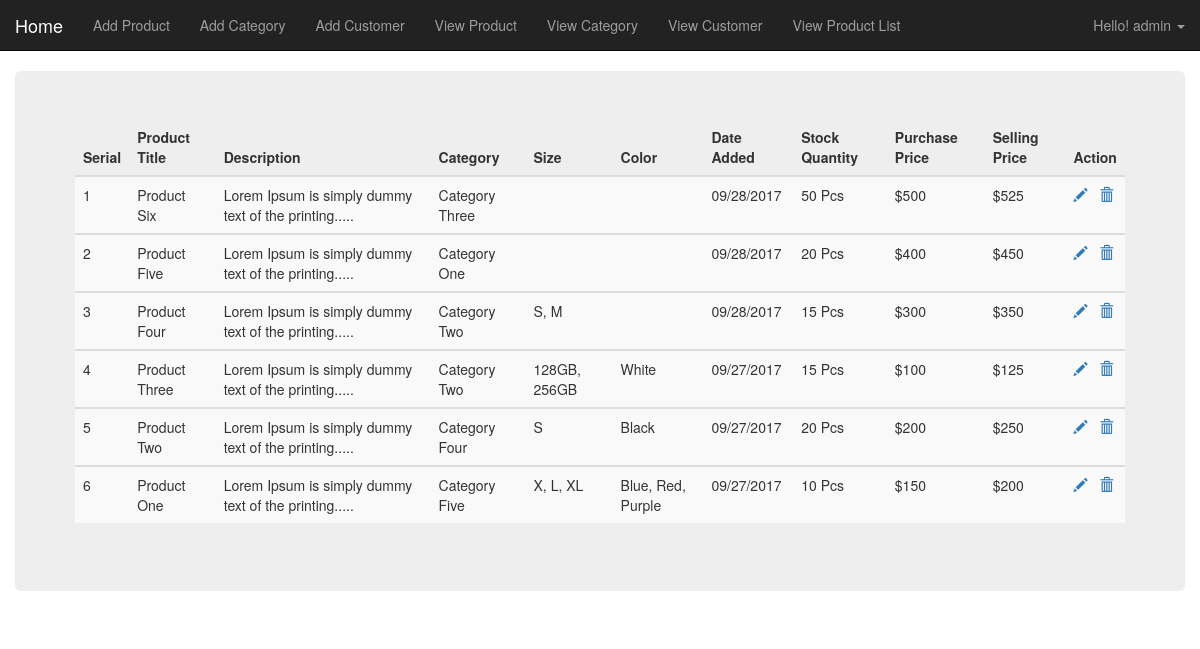
The app's page /view-product.php (signed in) with its own data.
### tables this page shows
CREATE TABLE `tbl_product` (
  `id` int(11) NOT NULL,
  `title` varchar(255) NOT NULL,
  `description` text NOT NULL,
  `catId` int(11) NOT NULL,
  `size` varchar(255) NOT NULL,
  `color` varchar(255) NOT NULL,
  `entrydate` varchar(255) NOT NULL,
  `stock` int(11) NOT NULL,
  `purchase` float NOT NULL,
  `sell` float NOT NULL
);

CREATE TABLE `tbl_category` (
  `catId` int(11) NOT NULL,
  `catName` varchar(50) NOT NULL
);

### lib/Session.php (called while the page is built, shortened)
<?php
  class Session{
   public static function get($key){
    if (isset($_SESSION[$key])) {
     return $_SESSION[$key];
    } else {
     return false;
    }
   }
  }
?>

### lib/Database.php (called while the page is built, shortened)
<?php
    Class Database{
     public $host   = DB_HOST;
     public $user   = DB_USER;
     public $pass   = DB_PASS;
     public $dbname = DB_NAME;
     public $link;
    private function connectDB(){
     $this->link = new mysqli($this->host, $this->user, $this->pass,
      $this->dbname);
     }
    public function select($query){
      $result = $this->link->query($query) or
       die($this->link->error.__LINE__);
      if($result->num_rows > 0){
        return $result;
      } else {
        return false;
      }
     }
    }
?>

### classes/Product.php (called while the page is built, shortened)
<?php
	include_once ('lib/Database.php');
	include_once ('helper/Format.php');
?>
<?php
	class Product
	{
		private $db;
		public function __construct()
		{
			$this->db = new Database();
		}
		public function getAllProduct(){
			$query = "SELECT tbl_product.*, tbl_category.catName
					  FROM tbl_product
					  INNER JOIN tbl_category
					  ON
					  tbl_product.catId = tbl_category.catId
					  ORDER BY
					  tbl_product.id DESC";
			$result = $this->db->select($query);
			return $result;
		}
}
?>

### helper/Format.php (called while the page is built, shortened)
<?php
    class Format{
     public function textShorten($text, $limit = 400){
      $text = $text. " ";
      $text = substr($text, 0, $limit);
      $text = substr($text, 0, strrpos($text, ' '));
      $text = $text.".....";
      return $text;
     }
    }
?>

### view-product.php (the view, shortened to what this page needs)
<?php
    include 'inc/header.php';
    include 'classes/Product.php';
    include_once 'helper/Format.php';
    $fm = new Format();
    $product = new Product();
 ?>
<div class="container-fluid">
  <div class="row">
    <div class="col-lg-12">
      <div class="jumbotron">
      <?php
        $getProduct = $product->getAllProduct();
        if (!$getProduct){
          ?>
          <div class="panel panel-body text-center">
            <h2>No Products Available</h2>
          </div>
          <?php
        } else {
          ?>
          <table class="table table-striped">
            <thead>
              <tr>
                <th>Serial</th>
                <th>Product Title</th>
                <th>Description</th>
                <th>Category</th>
                <th>Size</th>
                <th>Color</th>
                <th>Date Added</th>
                <th>Stock Quantity</th>
                <th>Purchase Price</th>
                <th>Selling Price</th>
                <th>Action</th>
              </tr>
            </thead>
          <?php
          $i = 0;
          while ($result = $getProduct->fetch_assoc()) {
            $i++;
      ?>
      <tbody>
        <tr>
          <td><?php echo $i; ?></td>
          <td><?php echo $result['title']; ?></td>
          <td><?php echo $fm->textShorten($result['description'], 50); ?></td>
          <td><?php echo $result['catName']; ?></td>
          <td><?php echo $result['size']; ?></td>
          <td><?php echo $result['color']; ?></td>
          <td><?php echo $result['entrydate']; ?></td>
          <td><?php echo $result['stock']; ?> Pcs</td>
          <td>$<?php echo $result['purchase']; ?></td>
          <td>$<?php echo $result['sell']; ?></td>
          <td>
            <a href="edit-product.php?pId=<?php echo $result['id']; ?>">
              <span class="glyphicon glyphicon-pencil" aria-hidden="true"></span>
            </a>
            <a onclick="return confirm('Are you sure to delete?')" href="?delproduct=<?php echo $result['id']; ?>">
              <span class="glyphicon glyphicon-trash" aria-hidden="true"></span>
            </a>
          </td>
          <?php
            }
        }
          ?>
        </tr>
      </tbody>
    </table>
    </div>
  </div>
</div>
<?php include 'inc/footer.php'; ?>

### inc/header.php (shortened to what this page needs)
<?php
    include 'lib/Session.php';
?>
<!DOCTYPE html>
<html lang="en">
  <head>
    <link href="css/bootstrap.min.css" rel="stylesheet">
    <link rel="stylesheet" href="css/jquery-ui.css">
    <link rel="stylesheet" href="css/bootstrap-tokenfield.css">
  </head>
  <body>
    <nav class="navbar navbar-inverse navbar-static-top">
  <div class="container-fluid">
    <div class="navbar-header">
      <a class="navbar-brand" href="index.php">Home</a>
    </div>
    <div class="collapse navbar-collapse" id="bs-example-navbar-collapse-1">
      <ul class="nav navbar-nav">
        <?php
          if(Session::get('type') == 'Admin'){
        ?>
        <li><a href="add-product.php">Add Product</a></li>
        <li><a href="add-category.php">Add Category</a></li>
        <li><a href="add-customer.php">Add Customer</a></li>
        <li><a href="view-product.php">View Product</a></li>
        <li><a href="view-category.php">View Category</a></li>
        <li><a href="view-customer.php">View Customer</a></li>
        <li><a href="view-product-list.php">View Product List</a></li>
        <?php
          }else{
        ?>
          <li><a href="view-product-list.php">View Product List</a></li>
        <?php
          }
        ?>
      </ul>
      <ul class="nav navbar-nav navbar-right">
        <li class="dropdown">
          <a href="#" class="dropdown-toggle" data-toggle="dropdown" role="button" aria-haspopup="true" aria-expanded="false">Hello! <?php echo Session::get('user'); ?> <span class="caret"></span></a>
        </li>
      </ul>
    </div>
  </div>
</nav>

### inc/footer.php (shortened to what this page needs)
  </body>
</html>

### records on screen
tbl_product: title "Product Six", description "Lorem Ipsum is simply dummy text of the printing.....", catId.catName "Category Three", entrydate "09/28/2017", stock "50", purchase "500", sell "525"
tbl_product: title "Product Five", description "Lorem Ipsum is simply dummy text of the printing.....", catId.catName "Category One", entrydate "09/28/2017", stock "20", purchase "400", sell "450"
tbl_product: title "Product Four", description "Lorem Ipsum is simply dummy text of the printing.....", catId.catName "Category Two", size "S, M", entrydate "09/28/2017", stock "15", purchase "300", sell "350"
tbl_product: title "Product Three", description "Lorem Ipsum is simply dummy text of the printing.....", catId.catName "Category Two", size "128GB, 256GB", color "White", entrydate "09/27/2017", stock "15", purchase "100", sell "125"
tbl_product: title "Product Two", description "Lorem Ipsum is simply dummy text of the printing.....", catId.catName "Category Four", size "S", color "Black", entrydate "09/27/2017", stock "20", purchase "200", sell "250"
tbl_product: title "Product One", description "Lorem Ipsum is simply dummy text of the printing.....", catId.catName "Category Five", size "X, L, XL", color "Blue, Red, Purple", entrydate "09/27/2017", stock "10", purchase "150", sell "200"

### other values on screen
Session::get('user') "admin"
